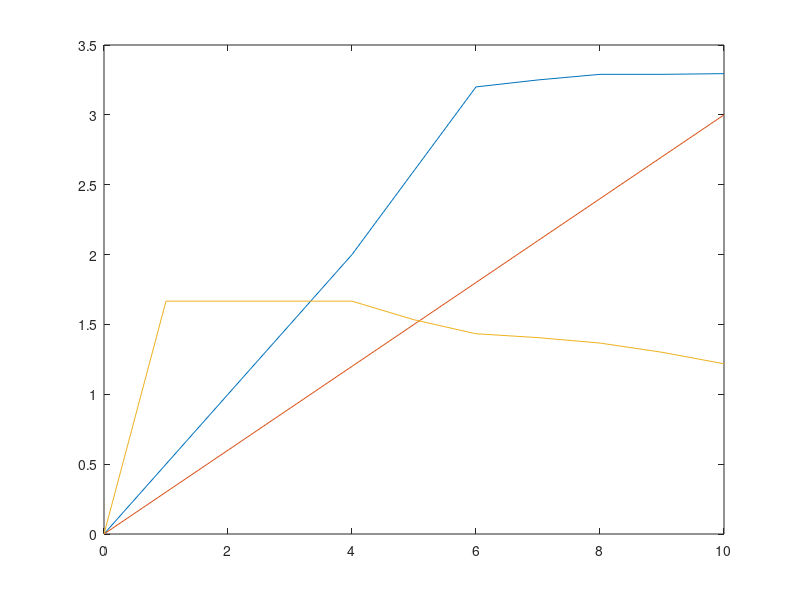

Reproduce this figure in MATLAB.
clc;
clear all;
If=[0;1;2;3;4;5;6;7;8;9;10];
Eg=[0;0.5;1;1.5;2;2.6;3.2;3.25;3.29;3.29;3.295];
Isc=[0;0.300000000000000;0.600000000000000;0.900000000000000;1.20000000000000;1.50000000000000;1.80000000000000;2.10000000000000;2.40000000000000;2.70000000000000;3];
for j=1:10
    G(j)=Eg(j)./Isc(j);
end
ZS=[0;1.6667;1.6667;1.6667;1.6667;1.5333;1.4333;1.4056;1.3667;1.3008;1.2185];
plot(If,Eg)
hold on 
plot(If,Isc)
hold on
plot(If,ZS)


